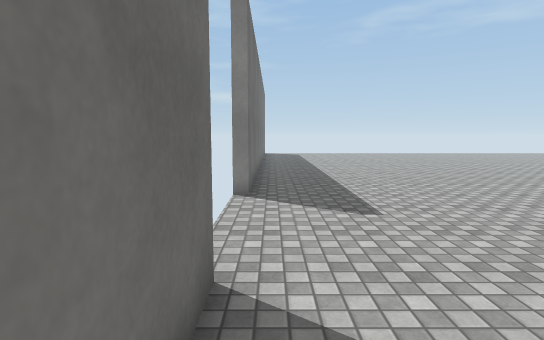
view 1 (above)

20 first-person views from a walk through a Unity game level. The camera is 1.5 m above the floor, tilts 6° down and sees 80° across. The floor is counted in squares, 1 m on a side. Each view is taken from the middle of a square. On the plan, view 1 faces up. The plan holds only what a view shows up to about 15 squares ahead; the rest is blank. The place goes on beyond the plan. Surface patterns are stand-ins for the level's own textures.

view 2
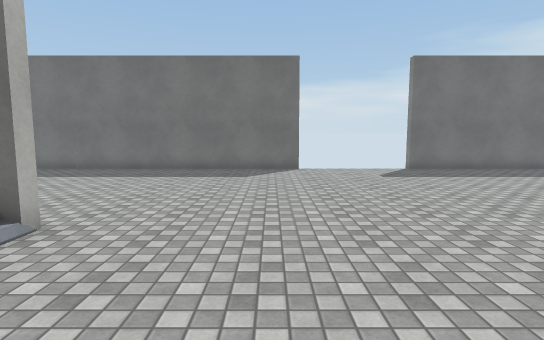

view 3
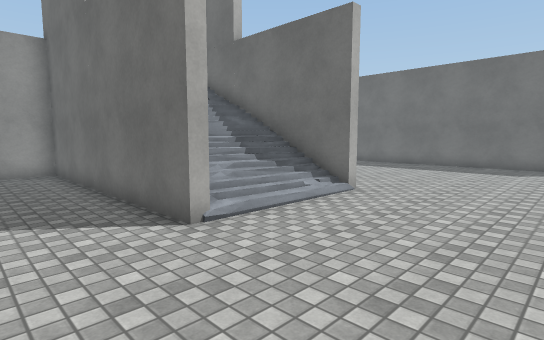

view 4
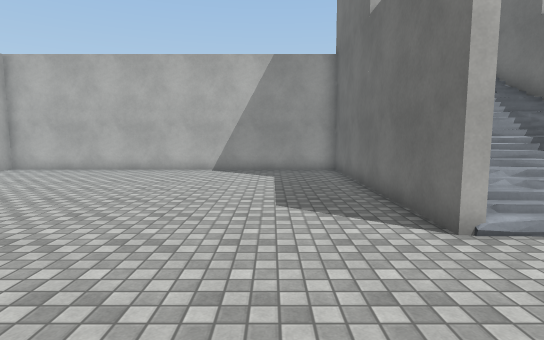

view 5
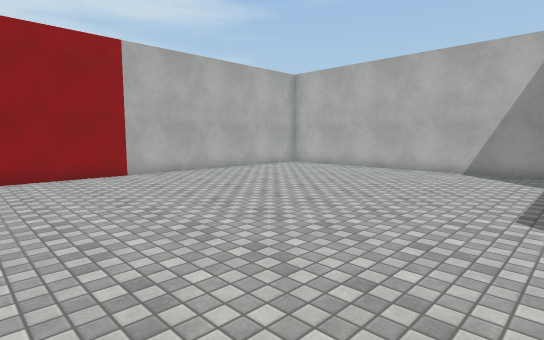

view 6
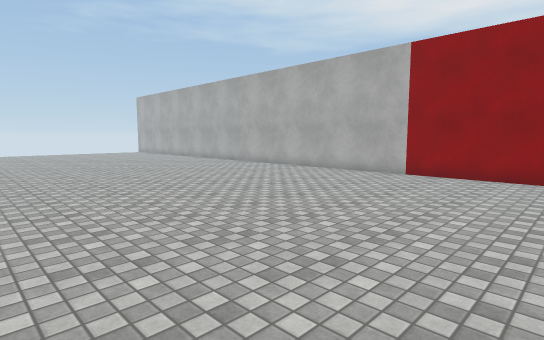

view 7
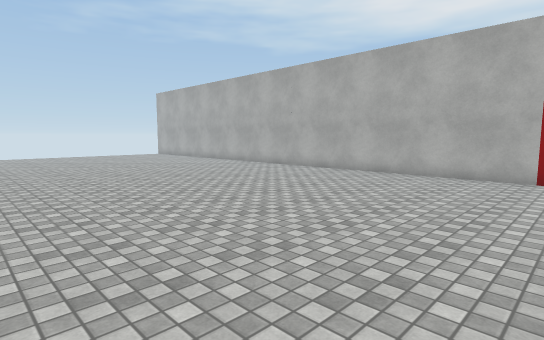

view 8
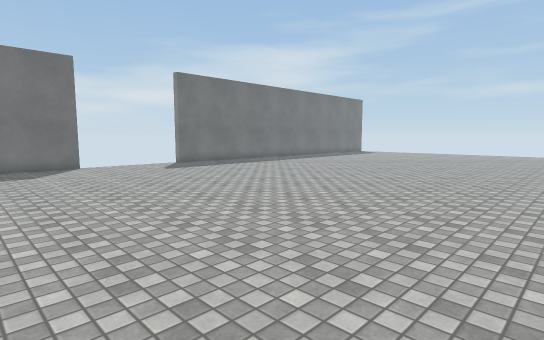

view 9
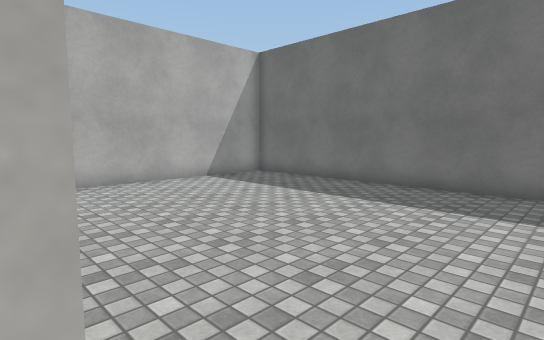

view 10
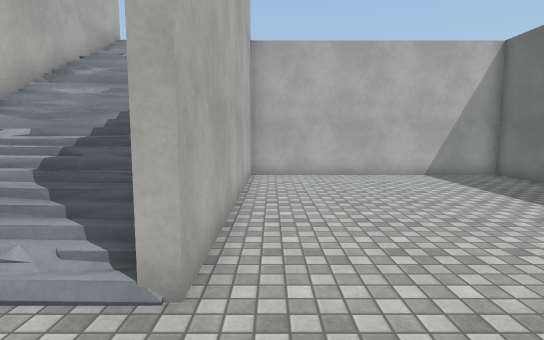

view 11
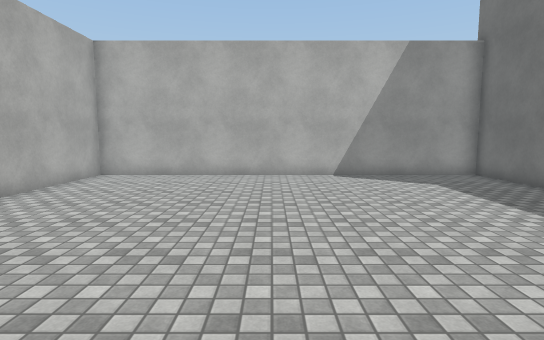

view 12
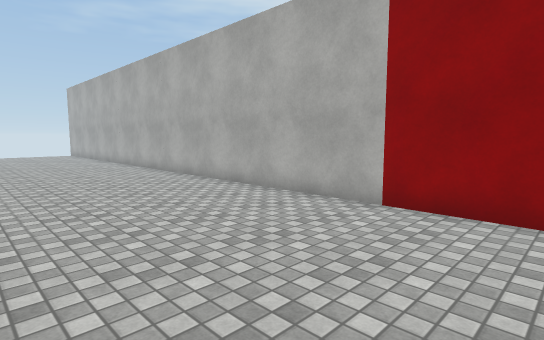

view 13
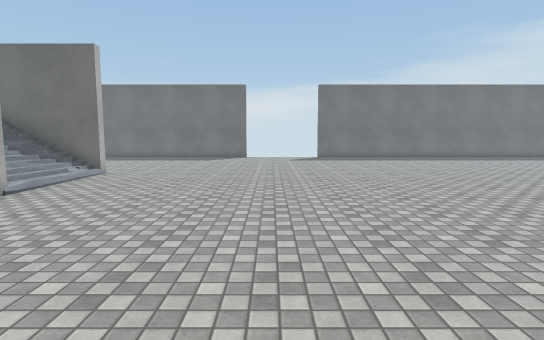

view 14
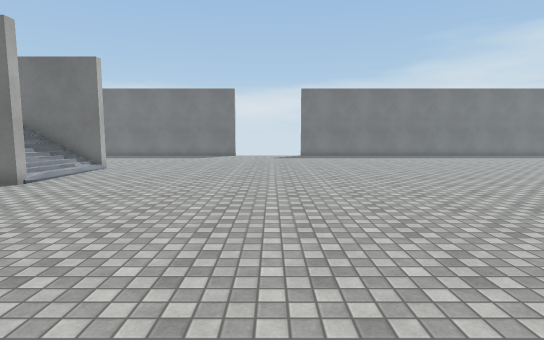

view 15
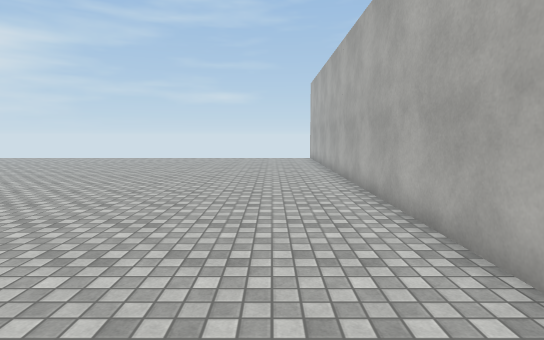

view 16
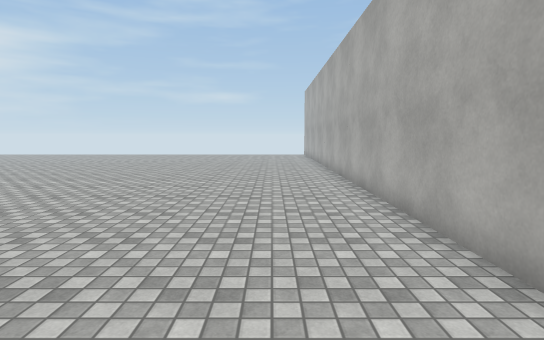

view 17
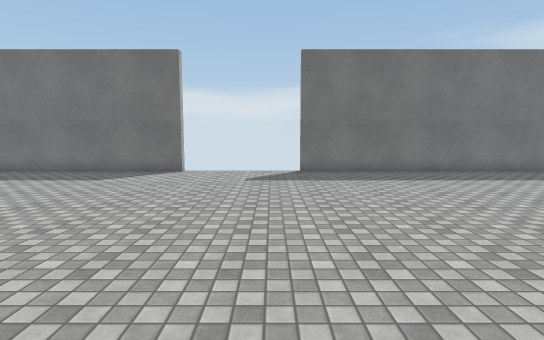

view 18
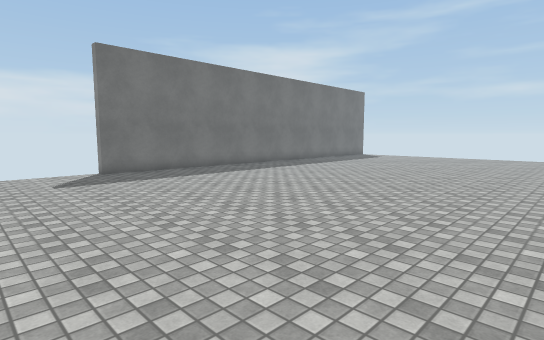

view 19
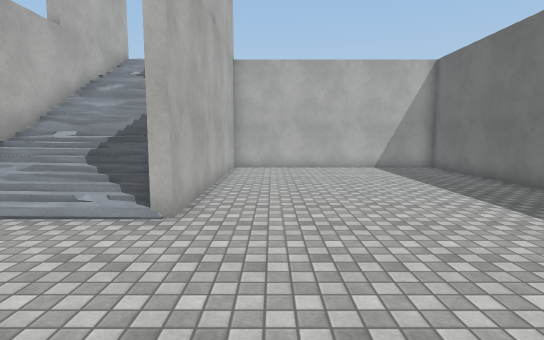

view 20
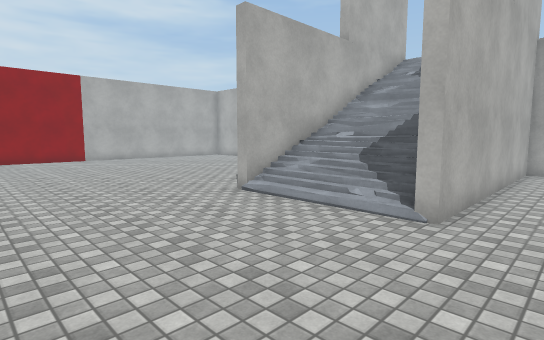

### Floor plan
Points are (right, up) in squares from view 1. A wall is a line through its corners. A room is listed if a view was taken in it or the views show most of it. See-through windows are left out.
Room 1 (views 1, 2, 3, 4, 5, 6, 7, 8, 9, 10, 11, 12, 13, 14, 15, 16, 17, 18, 19, 20)
walls: (13.5, -1.8) (14.2, -1.8) (14.2, -11.4) (28.6, -11.4) (28.6, 14.5); (12.4, -3.6) (13.7, -3.6); (9.2, -1.8) (9.2, -4.8) (12, -4.8); (9.8, -4) (10.8, -4.1) (11.3, -3.9); (9.2, -3.6) (11.4, -3.6); (9.1, -3.9) (12.1, -3.9); (9.3, -4.3) (12.2, -4.3); (9.2, -4.6) (11.9, -4.6); (-0.6, 3.2) (-0.6, -11.4) (8.8, -11.4) (8.8, -1.8) (9.5, -1.8); (-0.6, 14.5) (-0.6, 8.2)
low walls: (12.8, -2.8) (13.3, -2.7); (11.9, -2.7) (13.7, -2.6); (12.5, -3.3) (13.9, -3.3); (10.6, -2.7) (11.1, -2.7); (9.4, -2.8) (10.5, -2.7); (9.1, -2.9) (13.8, -2.9); (9.1, -3.4) (11.5, -3.3)
ways out: opening at (12, -3.5); gap at (-1, 3); gap at (-1, 8)

Where each view was taken, in squares from view 1:
view 1: 0 up, 0 right, facing up
view 2: 2 up, 14 right, facing left
view 3: 3 up, 17 right, facing down-left
view 4: 3 up, 17 right, facing down
view 5: 3 up, 16 right, facing down-right
view 6: 2 down, 16 right, facing up-right
view 7: 2 up, 16 right, facing up-right
view 8: 1 down, 16 right, facing up-left
view 9: 1 down, 9 right, facing down-left
view 10: 1 up, 8 right, facing down
view 11: 1 up, 22 right, facing down
view 12: 0 up, 22 right, facing up-right
view 13: 5 up, 22 right, facing left
view 14: 6 up, 24 right, facing left
view 15: 6 up, 26 right, facing up
view 16: 2 up, 26 right, facing up
view 17: 7 up, 13 right, facing left
view 18: 4 up, 13 right, facing up-left
view 19: 4 up, 7 right, facing down
view 20: 4 up, 7 right, facing down-right
